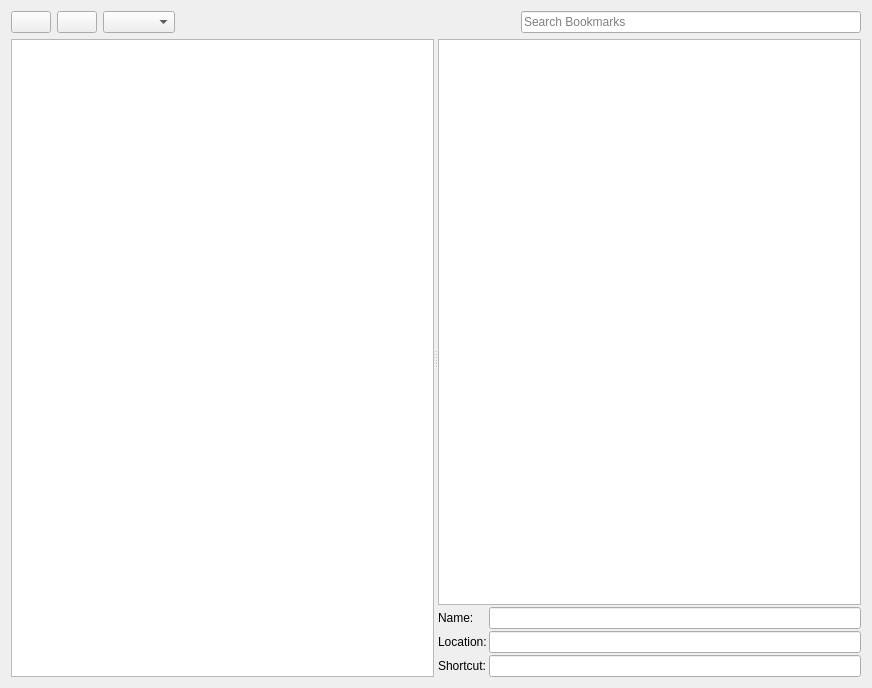
<?xml version="1.0" encoding="UTF-8"?>
<ui version="4.0">
 <class>BookmarkWidget</class>
 <widget class="QWidget" name="BookmarkWidget">
  <property name="geometry">
   <rect>
    <x>0</x>
    <y>0</y>
    <width>872</width>
    <height>688</height>
   </rect>
  </property>
  <property name="windowTitle">
   <string>Bookmarks</string>
  </property>
  <layout class="QVBoxLayout" name="verticalLayout" stretch="1,20">
   <item>
    <layout class="QHBoxLayout" name="horizontalLayoutControls">
     <property name="sizeConstraint">
      <enum>QLayout::SetMinimumSize</enum>
     </property>
     <item>
      <widget class="QPushButton" name="buttonBack">
       <property name="text">
        <string/>
       </property>
      </widget>
     </item>
     <item>
      <widget class="QPushButton" name="buttonForward">
       <property name="text">
        <string/>
       </property>
      </widget>
     </item>
     <item>
      <widget class="QComboBox" name="comboBoxOptions">
       <property name="currentText">
        <string/>
       </property>
      </widget>
     </item>
     <item>
      <spacer name="horizontalSpacer">
       <property name="orientation">
        <enum>Qt::Horizontal</enum>
       </property>
       <property name="sizeHint" stdset="0">
        <size>
         <width>40</width>
         <height>20</height>
        </size>
       </property>
      </spacer>
     </item>
     <item>
      <widget class="QLineEdit" name="lineEditSearch">
       <property name="placeholderText">
        <string>Search Bookmarks</string>
       </property>
       <property name="clearButtonEnabled">
        <bool>true</bool>
       </property>
      </widget>
     </item>
    </layout>
   </item>
   <item>
    <widget class="QSplitter" name="splitter">
     <property name="sizePolicy">
      <sizepolicy hsizetype="Expanding" vsizetype="Preferred">
       <horstretch>0</horstretch>
       <verstretch>0</verstretch>
      </sizepolicy>
     </property>
     <property name="orientation">
      <enum>Qt::Horizontal</enum>
     </property>
     <property name="opaqueResize">
      <bool>true</bool>
     </property>
     <widget class="QTreeView" name="treeView">
      <property name="maximumSize">
       <size>
        <width>16777215</width>
        <height>16777215</height>
       </size>
      </property>
      <property name="dragEnabled">
       <bool>true</bool>
      </property>
      <property name="dragDropMode">
       <enum>QAbstractItemView::DragDrop</enum>
      </property>
      <property name="defaultDropAction">
       <enum>Qt::MoveAction</enum>
      </property>
      <property name="headerHidden">
       <bool>true</bool>
      </property>
     </widget>
     <widget class="QWidget" name="layoutWidget">
      <layout class="QVBoxLayout" name="verticalLayout_2">
       <property name="spacing">
        <number>2</number>
       </property>
       <property name="sizeConstraint">
        <enum>QLayout::SetMaximumSize</enum>
       </property>
       <item>
        <widget class="QTableView" name="tableView">
         <property name="minimumSize">
          <size>
           <width>0</width>
           <height>0</height>
          </size>
         </property>
         <property name="dragEnabled">
          <bool>true</bool>
         </property>
         <property name="dragDropOverwriteMode">
          <bool>false</bool>
         </property>
         <property name="dragDropMode">
          <enum>QAbstractItemView::InternalMove</enum>
         </property>
         <property name="defaultDropAction">
          <enum>Qt::MoveAction</enum>
         </property>
         <property name="selectionMode">
          <enum>QAbstractItemView::ExtendedSelection</enum>
         </property>
         <property name="selectionBehavior">
          <enum>QAbstractItemView::SelectRows</enum>
         </property>
         <property name="showGrid">
          <bool>false</bool>
         </property>
         <attribute name="verticalHeaderVisible">
          <bool>false</bool>
         </attribute>
        </widget>
       </item>
       <item>
        <layout class="QFormLayout" name="formLayout">
         <property name="labelAlignment">
          <set>Qt::AlignLeading|Qt::AlignLeft|Qt::AlignVCenter</set>
         </property>
         <item row="0" column="0">
          <widget class="QLabel" name="labelSelectedName">
           <property name="text">
            <string>Name:</string>
           </property>
          </widget>
         </item>
         <item row="0" column="1">
          <widget class="QLineEdit" name="lineEditName"/>
         </item>
         <item row="1" column="0">
          <widget class="QLabel" name="labelSelectedLocation">
           <property name="text">
            <string>Location:</string>
           </property>
          </widget>
         </item>
         <item row="1" column="1">
          <widget class="QLineEdit" name="lineEditLocation"/>
         </item>
         <item row="2" column="0">
          <widget class="QLabel" name="labelSelectedShortcut">
           <property name="text">
            <string>Shortcut:</string>
           </property>
          </widget>
         </item>
         <item row="2" column="1">
          <widget class="QLineEdit" name="lineEditShortcut"/>
         </item>
        </layout>
       </item>
      </layout>
     </widget>
    </widget>
   </item>
  </layout>
 </widget>
 <resources/>
 <connections/>
</ui>
